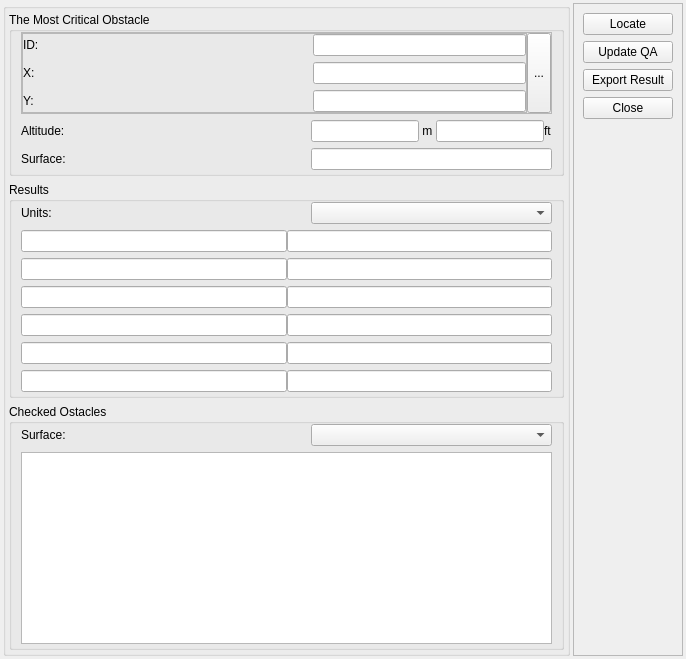
     <widget class="QWidget" name="tab_Results">
      <attribute name="title">
       <string>Results/Checked Obstacles</string>
      </attribute>
      <layout class="QHBoxLayout" name="horizontalLayout_3">
       <property name="spacing">
        <number>3</number>
       </property>
       <property name="margin">
        <number>3</number>
       </property>
       <item>
        <widget class="QGroupBox" name="groupBox">
         <property name="title">
          <string/>
         </property>
         <layout class="QVBoxLayout" name="verticalLayout_6">
          <property name="margin">
           <number>3</number>
          </property>
          <item>
           <widget class="QGroupBox" name="grbMostCritical">
            <property name="title">
             <string>The Most Critical Obstacle</string>
            </property>
            <layout class="QVBoxLayout" name="vlMostCritical">
             <property name="topMargin">
              <number>0</number>
             </property>
             <property name="bottomMargin">
              <number>3</number>
             </property>
             <item>
              <widget class="QFrame" name="frame_10">
               <property name="frameShape">
                <enum>QFrame::StyledPanel</enum>
               </property>
               <property name="frameShadow">
                <enum>QFrame::Raised</enum>
               </property>
               <layout class="QHBoxLayout" name="horizontalLayout_13">
                <property name="spacing">
                 <number>0</number>
                </property>
                <property name="margin">
                 <number>0</number>
                </property>
                <item>
                 <widget class="QFrame" name="frame_11">
                  <property name="frameShape">
                   <enum>QFrame::StyledPanel</enum>
                  </property>
                  <property name="frameShadow">
                   <enum>QFrame::Raised</enum>
                  </property>
                  <layout class="QVBoxLayout" name="verticalLayout_21">
                   <property name="margin">
                    <number>0</number>
                   </property>
                   <item>
                    <widget class="QFrame" name="frame_107">
                     <property name="frameShape">
                      <enum>QFrame::NoFrame</enum>
                     </property>
                     <property name="frameShadow">
                      <enum>QFrame::Raised</enum>
                     </property>
                     <layout class="QHBoxLayout" name="horizontalLayout_94">
                      <property name="spacing">
                       <number>0</number>
                      </property>
                      <property name="margin">
                       <number>0</number>
                      </property>
                      <item>
                       <widget class="QLabel" name="label_115">
                        <property name="minimumSize">
                         <size>
                          <width>290</width>
                          <height>0</height>
                         </size>
                        </property>
                        <property name="font">
                         <font>
                          <weight>50</weight>
                          <bold>false</bold>
                         </font>
                        </property>
                        <property name="text">
                         <string>ID:</string>
                        </property>
                       </widget>
                      </item>
                      <item>
                       <widget class="QLineEdit" name="txtCriticalID">
                        <property name="font">
                         <font>
                          <family>Arial</family>
                         </font>
                        </property>
                       </widget>
                      </item>
                     </layout>
                    </widget>
                   </item>
                   <item>
                    <widget class="QFrame" name="frame_109">
                     <property name="frameShape">
                      <enum>QFrame::NoFrame</enum>
                     </property>
                     <property name="frameShadow">
                      <enum>QFrame::Raised</enum>
                     </property>
                     <layout class="QHBoxLayout" name="horizontalLayout_96">
                      <property name="spacing">
                       <number>0</number>
                      </property>
                      <property name="margin">
                       <number>0</number>
                      </property>
                      <item>
                       <widget class="QLabel" name="label_119">
                        <property name="minimumSize">
                         <size>
                          <width>290</width>
                          <height>0</height>
                         </size>
                        </property>
                        <property name="font">
                         <font>
                          <weight>50</weight>
                          <bold>false</bold>
                         </font>
                        </property>
                        <property name="text">
                         <string>X:</string>
                        </property>
                       </widget>
                      </item>
                      <item>
                       <widget class="QLineEdit" name="txtCriticalX">
                        <property name="font">
                         <font>
                          <family>Arial</family>
                         </font>
                        </property>
                       </widget>
                      </item>
                     </layout>
                    </widget>
                   </item>
                   <item>
                    <widget class="QFrame" name="frame_110">
                     <property name="frameShape">
                      <enum>QFrame::NoFrame</enum>
                     </property>
                     <property name="frameShadow">
                      <enum>QFrame::Raised</enum>
                     </property>
                     <layout class="QHBoxLayout" name="horizontalLayout_97">
                      <property name="spacing">
                       <number>0</number>
                      </property>
                      <property name="margin">
                       <number>0</number>
                      </property>
                      <item>
                       <widget class="QLabel" name="label_120">
                        <property name="minimumSize">
                         <size>
                          <width>290</width>
                          <height>0</height>
                         </size>
                        </property>
                        <property name="font">
                         <font>
                          <weight>50</weight>
                          <bold>false</bold>
                         </font>
                        </property>
                        <property name="text">
                         <string>Y:</string>
                        </property>
                       </widget>
                      </item>
                      <item>
                       <widget class="QLineEdit" name="txtCriticalY">
                        <property name="font">
                         <font>
                          <family>Arial</family>
                         </font>
                        </property>
                       </widget>
                      </item>
                     </layout>
                    </widget>
                   </item>
                  </layout>
                 </widget>
                </item>
                <item>
                 <widget class="QToolButton" name="btnCriticalLocate">
                  <property name="maximumSize">
                   <size>
                    <width>25</width>
                    <height>250</height>
                   </size>
                  </property>
                  <property name="text">
                   <string>...</string>
                  </property>
                  <property name="icon">
                   <iconset>
                    <normaloff>:/gnss_item/mActionZoomFullExtent.png</normaloff>:/gnss_item/mActionZoomFullExtent.png</iconset>
                  </property>
                 </widget>
                </item>
               </layout>
              </widget>
             </item>
             <item>
              <widget class="QFrame" name="frmMostCriticalAltitude">
               <property name="frameShape">
                <enum>QFrame::NoFrame</enum>
               </property>
               <property name="frameShadow">
                <enum>QFrame::Raised</enum>
               </property>
               <layout class="QHBoxLayout" name="horizontalLayout_95">
                <property name="spacing">
                 <number>0</number>
                </property>
                <property name="margin">
                 <number>0</number>
                </property>
                <item>
                 <widget class="QLabel" name="label_116">
                  <property name="minimumSize">
                   <size>
                    <width>290</width>
                    <height>0</height>
                   </size>
                  </property>
                  <property name="font">
                   <font>
                    <weight>50</weight>
                    <bold>false</bold>
                   </font>
                  </property>
                  <property name="text">
                   <string>Altitude:</string>
                  </property>
                 </widget>
                </item>
                <item>
                 <widget class="QLineEdit" name="txtCriticalAltitudeM">
                  <property name="font">
                   <font>
                    <family>Arial</family>
                   </font>
                  </property>
                 </widget>
                </item>
                <item>
                 <widget class="QLabel" name="label_117">
                  <property name="font">
                   <font>
                    <weight>50</weight>
                    <bold>false</bold>
                   </font>
                  </property>
                  <property name="text">
                   <string> m </string>
                  </property>
                 </widget>
                </item>
                <item>
                 <widget class="QLineEdit" name="txtCriticalAltitudeFt">
                  <property name="font">
                   <font>
                    <family>Arial</family>
                   </font>
                  </property>
                 </widget>
                </item>
                <item>
                 <widget class="QLabel" name="label_118">
                  <property name="font">
                   <font>
                    <weight>50</weight>
                    <bold>false</bold>
                   </font>
                  </property>
                  <property name="text">
                   <string>ft</string>
                  </property>
                 </widget>
                </item>
               </layout>
              </widget>
             </item>
             <item>
              <widget class="QFrame" name="frmMostCriticalSurface">
               <property name="frameShape">
                <enum>QFrame::NoFrame</enum>
               </property>
               <property name="frameShadow">
                <enum>QFrame::Raised</enum>
               </property>
               <layout class="QHBoxLayout" name="horizontalLayout_98">
                <property name="spacing">
                 <number>0</number>
                </property>
                <property name="margin">
                 <number>0</number>
                </property>
                <item>
                 <widget class="QLabel" name="label_121">
                  <property name="minimumSize">
                   <size>
                    <width>290</width>
                    <height>0</height>
                   </size>
                  </property>
                  <property name="font">
                   <font>
                    <weight>50</weight>
                    <bold>false</bold>
                   </font>
                  </property>
                  <property name="text">
                   <string>Surface:</string>
                  </property>
                 </widget>
                </item>
                <item>
                 <widget class="QLineEdit" name="txtCriticalSurface">
                  <property name="font">
                   <font>
                    <family>Arial</family>
                   </font>
                  </property>
                 </widget>
                </item>
               </layout>
              </widget>
             </item>
            </layout>
           </widget>
          </item>
          <item>
           <widget class="QGroupBox" name="groupBox_33">
            <property name="title">
             <string>Results</string>
            </property>
            <layout class="QVBoxLayout" name="verticalLayout_17">
             <property name="topMargin">
              <number>0</number>
             </property>
             <property name="bottomMargin">
              <number>3</number>
             </property>
             <item>
              <widget class="QFrame" name="frame_112">
               <property name="frameShape">
                <enum>QFrame::NoFrame</enum>
               </property>
               <property name="frameShadow">
                <enum>QFrame::Raised</enum>
               </property>
               <layout class="QHBoxLayout" name="horizontalLayout_99">
                <property name="spacing">
                 <number>0</number>
                </property>
                <property name="margin">
                 <number>0</number>
                </property>
                <item>
                 <widget class="QLabel" name="label_122">
                  <property name="minimumSize">
                   <size>
                    <width>290</width>
                    <height>0</height>
                   </size>
                  </property>
                  <property name="font">
                   <font>
                    <family>Arial</family>
                    <weight>50</weight>
                    <bold>false</bold>
                   </font>
                  </property>
                  <property name="text">
                   <string>Units:</string>
                  </property>
                 </widget>
                </item>
                <item>
                 <widget class="QComboBox" name="cmbUnits">
                  <property name="sizePolicy">
                   <sizepolicy hsizetype="Expanding" vsizetype="Fixed">
                    <horstretch>0</horstretch>
                    <verstretch>0</verstretch>
                   </sizepolicy>
                  </property>
                  <property name="font">
                   <font>
                    <family>Arial</family>
                    <weight>50</weight>
                    <bold>false</bold>
                   </font>
                  </property>
                  <property name="editable">
                   <bool>false</bool>
                  </property>
                 </widget>
                </item>
               </layout>
              </widget>
             </item>
             <item>
              <widget class="QFrame" name="frame_113">
               <property name="frameShape">
                <enum>QFrame::NoFrame</enum>
               </property>
               <property name="frameShadow">
                <enum>QFrame::Raised</enum>
               </property>
               <layout class="QHBoxLayout" name="horizontalLayout_100">
                <property name="spacing">
                 <number>0</number>
                </property>
                <property name="margin">
                 <number>0</number>
                </property>
                <item>
                 <widget class="QLineEdit" name="txtOCH">
                  <property name="font">
                   <font>
                    <family>Arial</family>
                    <weight>50</weight>
                    <bold>false</bold>
                   </font>
                  </property>
                 </widget>
                </item>
                <item>
                 <widget class="QLineEdit" name="txtOCHResults">
                  <property name="font">
                   <font>
                    <family>Arial</family>
                    <weight>50</weight>
                    <bold>false</bold>
                   </font>
                  </property>
                 </widget>
                </item>
               </layout>
              </widget>
             </item>
             <item>
              <widget class="QFrame" name="frame_114">
               <property name="frameShape">
                <enum>QFrame::NoFrame</enum>
               </property>
               <property name="frameShadow">
                <enum>QFrame::Raised</enum>
               </property>
               <layout class="QHBoxLayout" name="horizontalLayout_101">
                <property name="spacing">
                 <number>0</number>
                </property>
                <property name="margin">
                 <number>0</number>
                </property>
                <item>
                 <widget class="QLineEdit" name="txtOCA">
                  <property name="font">
                   <font>
                    <family>Arial</family>
                    <weight>50</weight>
                    <bold>false</bold>
                   </font>
                  </property>
                 </widget>
                </item>
                <item>
                 <widget class="QLineEdit" name="txtOCAResults">
                  <property name="font">
                   <font>
                    <family>Arial</family>
                    <weight>50</weight>
                    <bold>false</bold>
                   </font>
                  </property>
                 </widget>
                </item>
               </layout>
              </widget>
             </item>
             <item>
              <widget class="QFrame" name="frame_116">
               <property name="frameShape">
                <enum>QFrame::NoFrame</enum>
               </property>
               <property name="frameShadow">
                <enum>QFrame::Raised</enum>
               </property>
               <layout class="QHBoxLayout" name="horizontalLayout_103">
                <property name="spacing">
                 <number>0</number>
                </property>
                <property name="margin">
                 <number>0</number>
                </property>
                <item>
                 <widget class="QLineEdit" name="txtOCH_2">
                  <property name="font">
                   <font>
                    <family>Arial</family>
                    <weight>50</weight>
                    <bold>false</bold>
                   </font>
                  </property>
                 </widget>
                </item>
                <item>
                 <widget class="QLineEdit" name="txtOCHResults_2">
                  <property name="font">
                   <font>
                    <family>Arial</family>
                    <weight>50</weight>
                    <bold>false</bold>
                   </font>
                  </property>
                 </widget>
                </item>
               </layout>
              </widget>
             </item>
             <item>
              <widget class="QFrame" name="frame_119">
               <property name="frameShape">
                <enum>QFrame::NoFrame</enum>
               </property>
               <property name="frameShadow">
                <enum>QFrame::Raised</enum>
               </property>
               <layout class="QHBoxLayout" name="horizontalLayout_107">
                <property name="spacing">
                 <number>0</number>
                </property>
                <property name="margin">
                 <number>0</number>
                </property>
                <item>
                 <widget class="QLineEdit" name="txtOCA_2">
                  <property name="font">
                   <font>
                    <family>Arial</family>
                    <weight>50</weight>
                    <bold>false</bold>
                   </font>
                  </property>
                 </widget>
                </item>
                <item>
                 <widget class="QLineEdit" name="txtOCAResults_2">
                  <property name="font">
                   <font>
                    <family>Arial</family>
                    <weight>50</weight>
                    <bold>false</bold>
                   </font>
                  </property>
                 </widget>
                </item>
               </layout>
              </widget>
             </item>
             <item>
              <widget class="QFrame" name="frame_117">
               <property name="frameShape">
                <enum>QFrame::NoFrame</enum>
               </property>
               <property name="frameShadow">
                <enum>QFrame::Raised</enum>
               </property>
               <layout class="QHBoxLayout" name="horizontalLayout_104">
                <property name="spacing">
                 <number>0</number>
                </property>
                <property name="margin">
                 <number>0</number>
                </property>
                <item>
                 <widget class="QLineEdit" name="txtOCH_3">
                  <property name="font">
                   <font>
                    <family>Arial</family>
                    <weight>50</weight>
                    <bold>false</bold>
                   </font>
                  </property>
                 </widget>
                </item>
                <item>
                 <widget class="QLineEdit" name="txtOCHResults_3">
                  <property name="font">
                   <font>
                    <family>Arial</family>
                    <weight>50</weight>
                    <bold>false</bold>
                   </font>
                  </property>
                 </widget>
                </item>
               </layout>
              </widget>
             </item>
             <item>
              <widget class="QFrame" name="frame_118">
               <property name="frameShape">
                <enum>QFrame::NoFrame</enum>
               </property>
               <property name="frameShadow">
                <enum>QFrame::Raised</enum>
               </property>
               <layout class="QHBoxLayout" name="horizontalLayout_105">
                <property name="spacing">
                 <number>0</number>
                </property>
                <property name="margin">
                 <number>0</number>
                </property>
                <item>
                 <widget class="QLineEdit" name="txtOCH_4">
                  <property name="font">
                   <font>
                    <family>Arial</family>
                    <weight>50</weight>
                    <bold>false</bold>
                   </font>
                  </property>
                 </widget>
                </item>
                <item>
                 <widget class="QLineEdit" name="txtOCHResults_4">
                  <property name="font">
                   <font>
                    <family>Arial</family>
                    <weight>50</weight>
                    <bold>false</bold>
                   </font>
                  </property>
                 </widget>
                </item>
               </layout>
              </widget>
             </item>
            </layout>
           </widget>
          </item>
          <item>
           <widget class="QGroupBox" name="groupBox_34">
            <property name="title">
             <string>Checked Ostacles</string>
            </property>
            <layout class="QVBoxLayout" name="verticalLayout_18">
             <property name="topMargin">
              <number>0</number>
             </property>
             <property name="bottomMargin">
              <number>3</number>
             </property>
             <item>
              <widget class="QFrame" name="frame_115">
               <property name="frameShape">
                <enum>QFrame::NoFrame</enum>
               </property>
               <property name="frameShadow">
                <enum>QFrame::Raised</enum>
               </property>
               <layout class="QHBoxLayout" name="horizontalLayout_102">
                <property name="spacing">
                 <number>0</number>
                </property>
                <property name="margin">
                 <number>0</number>
                </property>
                <item>
                 <widget class="QLabel" name="label_123">
                  <property name="minimumSize">
                   <size>
                    <width>290</width>
                    <height>0</height>
                   </size>
                  </property>
                  <property name="font">
                   <font>
                    <family>Arial</family>
                    <weight>50</weight>
                    <bold>false</bold>
                   </font>
                  </property>
                  <property name="text">
                   <string>Surface:</string>
                  </property>
                 </widget>
                </item>
                <item>
                 <widget class="QComboBox" name="cmbSurface">
                  <property name="sizePolicy">
                   <sizepolicy hsizetype="Expanding" vsizetype="Fixed">
                    <horstretch>0</horstretch>
                    <verstretch>0</verstretch>
                   </sizepolicy>
                  </property>
                  <property name="font">
                   <font>
                    <family>Arial</family>
                    <weight>50</weight>
                    <bold>false</bold>
                   </font>
                  </property>
                 </widget>
                </item>
               </layout>
              </widget>
             </item>
             <item>
              <widget class="QTableView" name="tblObstacles">
               <property name="font">
                <font>
                 <family>Arial</family>
                </font>
               </property>
              </widget>
             </item>
            </layout>
           </widget>
          </item>
         </layout>
        </widget>
       </item>
       <item>
        <widget class="QFrame" name="frame">
         <property name="minimumSize">
          <size>
           <width>110</width>
           <height>0</height>
          </size>
         </property>
         <property name="maximumSize">
          <size>
           <width>130</width>
           <height>16777215</height>
          </size>
         </property>
         <property name="frameShape">
          <enum>QFrame::StyledPanel</enum>
         </property>
         <property name="frameShadow">
          <enum>QFrame::Raised</enum>
         </property>
         <layout class="QVBoxLayout" name="verticalLayout_4">
          <item>
           <widget class="QPushButton" name="btnEvaluate_2">
            <property name="font">
             <font>
              <family>Arial</family>
              <weight>50</weight>
              <bold>false</bold>
             </font>
            </property>
            <property name="text">
             <string>Locate</string>
            </property>
           </widget>
          </item>
          <item>
           <widget class="QPushButton" name="btnUpdateQA_2">
            <property name="font">
             <font>
              <family>Arial</family>
              <weight>50</weight>
              <bold>false</bold>
             </font>
            </property>
            <property name="text">
             <string>Update QA</string>
            </property>
           </widget>
          </item>
          <item>
           <widget class="QPushButton" name="btnExportResult">
            <property name="font">
             <font>
              <family>Arial</family>
              <weight>50</weight>
              <bold>false</bold>
             </font>
            </property>
            <property name="text">
             <string>Export Result</string>
            </property>
           </widget>
          </item>
          <item>
           <widget class="QPushButton" name="btnClose_2">
            <property name="font">
             <font>
              <family>Arial</family>
              <weight>50</weight>
              <bold>false</bold>
             </font>
            </property>
            <property name="text">
             <string>Close</string>
            </property>
           </widget>
          </item>
          <item>
           <spacer name="verticalSpacer_2">
            <property name="orientation">
             <enum>Qt::Vertical</enum>
            </property>
            <property name="sizeHint" stdset="0">
             <size>
              <width>20</width>
              <height>40</height>
             </size>
            </property>
           </spacer>
          </item>
         </layout>
        </widget>
       </item>
      </layout>
     </widget>
